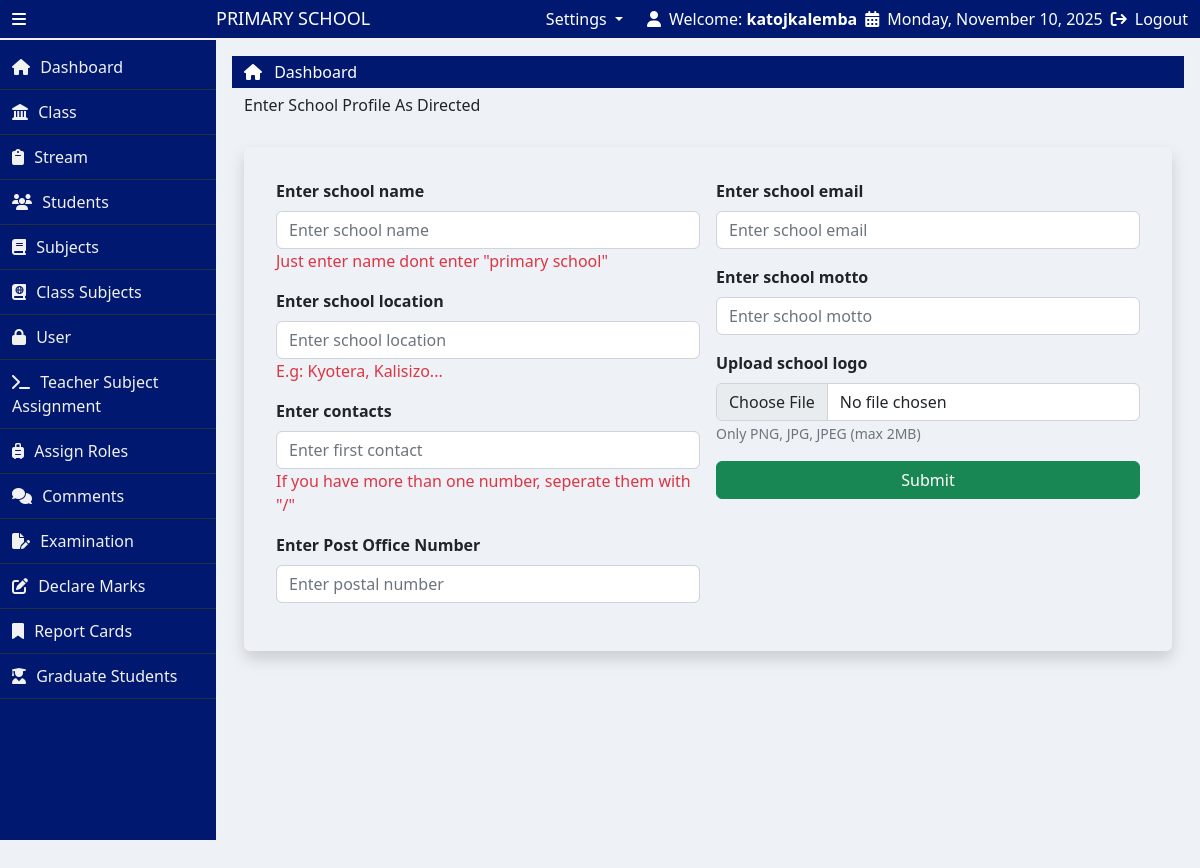
Page /profile.php (signed in) on the earlier database version.
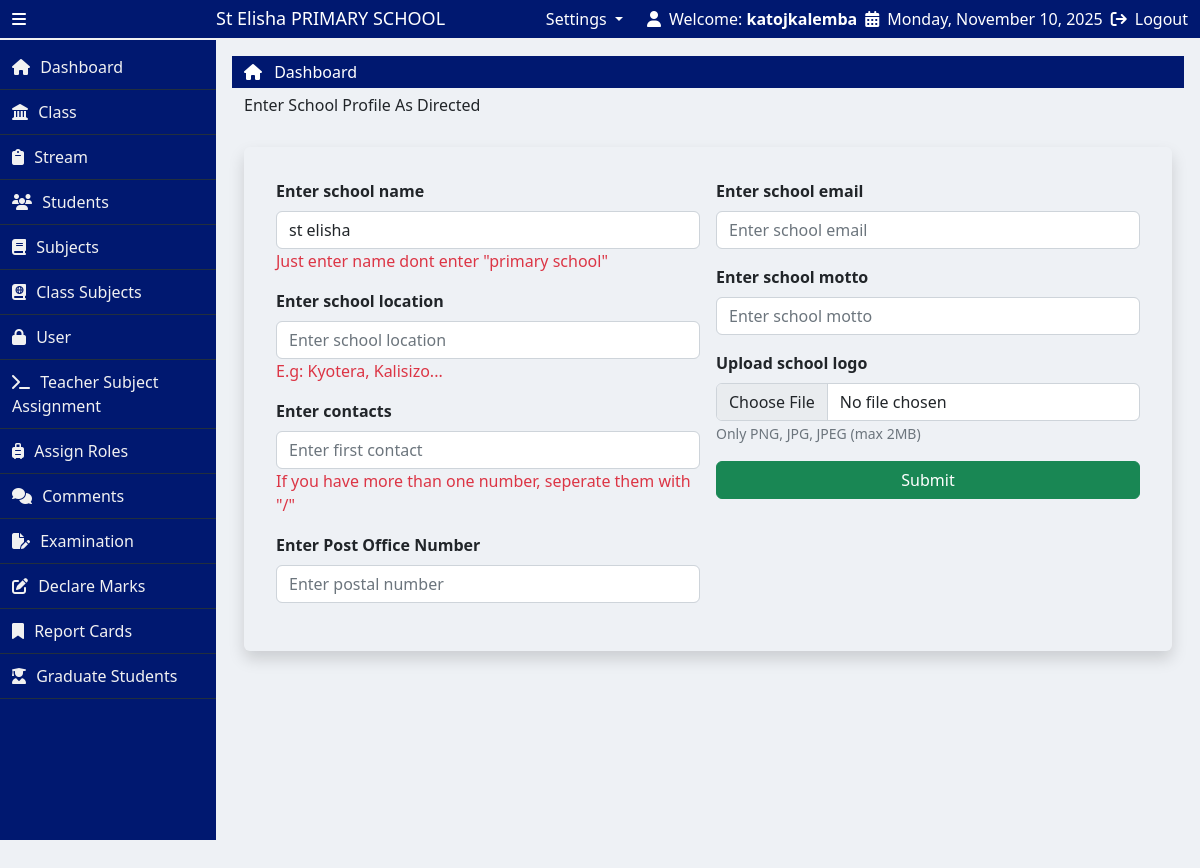
Same page on the later database version.
### tables this page shows
CREATE TABLE `school_profile` (
  `profile_id` int(11) NOT NULL,
  `school_name` varchar(255) DEFAULT NULL,
  `address` varchar(255) DEFAULT NULL,
  `phone_1` varchar(255) DEFAULT NULL,
  `phone_2` int(11) DEFAULT NULL,
  `email` varchar(255) DEFAULT NULL,
  `motto` varchar(255) DEFAULT NULL,
  `profile_image` varchar(255) DEFAULT NULL
);

### profile.php (the view, shortened to what the changed rows need)
<?php
include("partials/header.php");
?>
<div class="container-fluid">
    <div class="row g-0 shadow rounded my-4 p-4">
        <div class="col-lg-6 col-12 p-2">
            <form method="POST" action="" enctype="multipart/form-data">
                <div class="mb-3">
                    <label class="form-label fw-bold">Enter school name</label>
                    <input type="text" class="form-control shadow-none" name="school_name" placeholder="Enter school name" value="<?php echo isset($school_name) ? htmlspecialchars($school_name):"" ?>" required>
                    <span class="text-danger fs-6">Just enter name dont enter "primary school"</span>
                </div>
        </div>
    </div>
</div>
<?php include("partials/footer.php"); ?>

### partials/header.php (shortened to what the changed rows need)
<?php
  include("NotLoggedin.php");
?>
<!doctype html>
<html lang="en">
  <head>
    <link href="https://cdn.jsdelivr.net/npm/bootstrap@5.2.3/dist/css/bootstrap.min.css" rel="stylesheet">
    <link rel="stylesheet" href="https://cdn.datatables.net/2.3.3/css/dataTables.dataTables.css">
    <link rel="stylesheet" href="https://cdnjs.cloudflare.com/ajax/libs/toastr.js/latest/toastr.min.css">
    <link rel="stylesheet" href="css/style.css">
  </head>
  <body>
    <main>
      <div class="container-fluid">
        <div class="row align-items-center py-2">
          <div class="col-lg-3 d-flex align-items-center gap-3 top-left">
            <i class="fa-solid fa-bars icon-bar" id="icon"></i>
            <h3 class="text-capitalize name mb-0" id="name">
              <?php
                $school_profile = "SELECT * FROM school_profile";
                $execute = mysqli_query($conn, $school_profile);
                $row = mysqli_fetch_assoc($execute);
                $school_name = $row['school_name'];
              ?>
              <?php echo $school_name ?> PRIMARY SCHOOL
            </h3>
          </div>
      </div>
    </main>
    <div class="container-fluid p-0">
      <div class="row g-0">
        <div class="right-bar" id="right-bar">

Differences in the rows shown:
added school_profile: school_name "St Elisha", school_name "st elisha"
